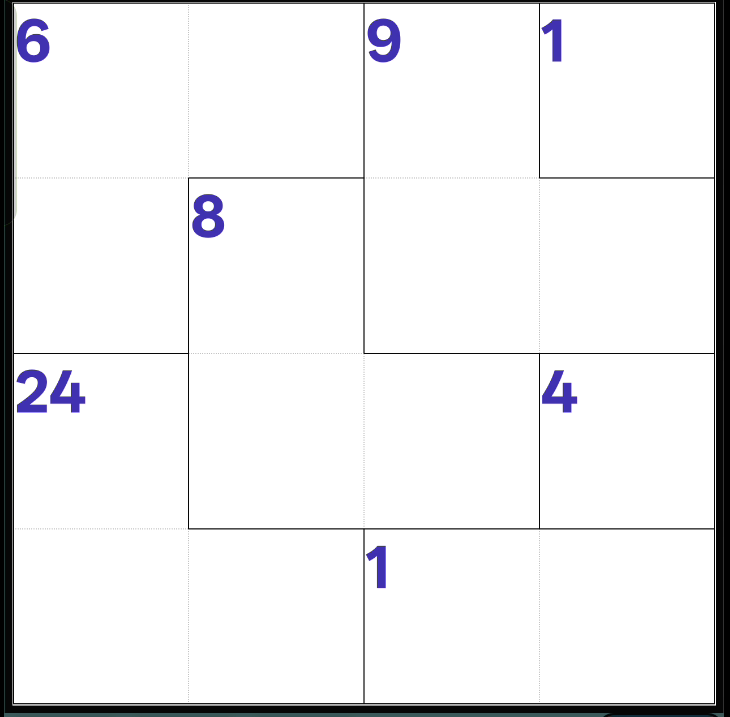
#> input picture tests/fixtures/Blog09.png, 730 x 717 px
$ python -i ocr_mathdoku.py   (imports and definitions only)
#> lines starting #> are read from the running program, lines starting #| are printed output that depends on the picture; after the words box and inside, x2 and y2 are one past the last pixel; in counts of white or black regions, pixels touching at a corner belong together
#> in ocr_mathdoku, img is the input picture: shape (717, 730, 3); mean B, G, R 238, 236.7, 236.7
"""
OCR tool for Mathdoku puzzles: screenshot -> YAML spec.

Usage:
    python ocr_mathdoku.py Blog09.png              -> Blog09.yaml
    python ocr_mathdoku.py Blog09.png --size 4     -> override grid size
    python ocr_mathdoku.py Blog09.png -o out.yaml  -> custom output
    python ocr_mathdoku.py Blog09.png --debug       -> save debug images

Requirements:
    pip install opencv-python numpy pytesseract pyyaml
    Tesseract-OCR engine:
      Windows: https://github.com/UB-Mannheim/tesseract/wiki
      macOS:   brew install tesseract
      Linux:   apt install tesseract-ocr
"""
from __future__ import annotations

import argparse
import os
import re
import shutil
import sys
from pathlib import Path

import cv2
import numpy as np
import yaml

try:
    import pytesseract
except ImportError:
    pytesseract = None

# Auto-detect Tesseract on Windows when not in PATH
# [12 lines not run here, left out]

_DEBUG = False


# ── YAML formatting ────────────────────────────────────────────────────────

class _FlowList(list):
    """List that serializes in YAML flow style: [A1, B1, C1]."""


def _flow_representer(dumper: yaml.Dumper, data: _FlowList):
    return dumper.represent_sequence("tag:yaml.org,2002:seq", data, flow_style=True)


# [1 line not run here, left out]


# ── helpers ─────────────────────────────────────────────────────────────────

def _cell_a1(r: int, c: int) -> str:
    return f"{chr(ord('A') + c)}{r + 1}"


def _dbg(msg: str) -> None:
    if _DEBUG:
        print(f"  [debug] {msg}")


def _dbg_save(name: str, img: np.ndarray) -> None:
    if _DEBUG:
        cv2.imwrite(name, img)


# ── grid detection ──────────────────────────────────────────────────────────

def _find_grid_bbox(gray: np.ndarray) -> tuple[int, int, int, int]:
    """Detect the puzzle grid bounding rectangle. Returns (x, y, w, h)."""
    h, w = gray.shape

    def _find_via_lines() -> tuple[int, int, int, int] | None:
        _, binary = cv2.threshold(gray, 0, 255, cv2.THRESH_BINARY_INV + cv2.THRESH_OTSU)
        min_len = min(h, w) // 3
        h_lines = cv2.morphologyEx(
            binary, cv2.MORPH_OPEN,
            cv2.getStructuringElement(cv2.MORPH_RECT, (min_len, 1)),
        )
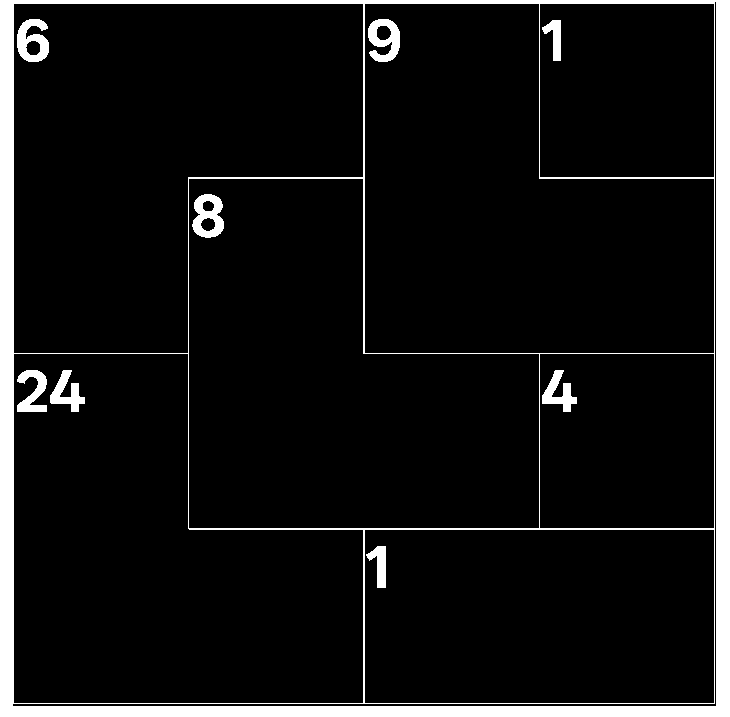
#> binary: shape (717, 730); 7.9% white; 9 white regions, largest, box (x1, y1, x2, y2) and area: (0, 0, 730, 717) 36018, (192, 194, 224, 238) 875, (17, 19, 49, 62) 854
        v_lines = cv2.morphologyEx(
            binary, cv2.MORPH_OPEN,
            cv2.getStructuringElement(cv2.MORPH_RECT, (1, min_len)),
        )
        combined = cv2.dilate(
            cv2.add(h_lines, v_lines), np.ones((5, 5), np.uint8), iterations=2,
        )
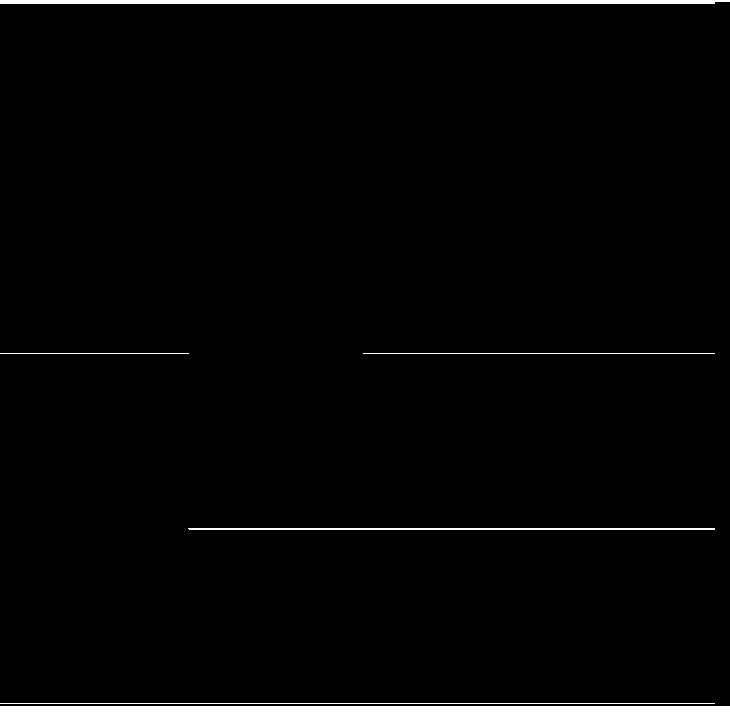
#> h_lines: shape (717, 730); 2.5% white; 6 white regions, box (x1, y1, x2, y2) and area: (0, 706, 730, 717) 8030, (0, 0, 730, 4) 2890, (188, 528, 715, 530) 1053, (0, 703, 715, 704) 715, (363, 353, 715, 354) 352, (0, 353, 189, 354) 189
        contours, _ = cv2.findContours(combined, cv2.RETR_EXTERNAL, cv2.CHAIN_APPROX_SIMPLE)
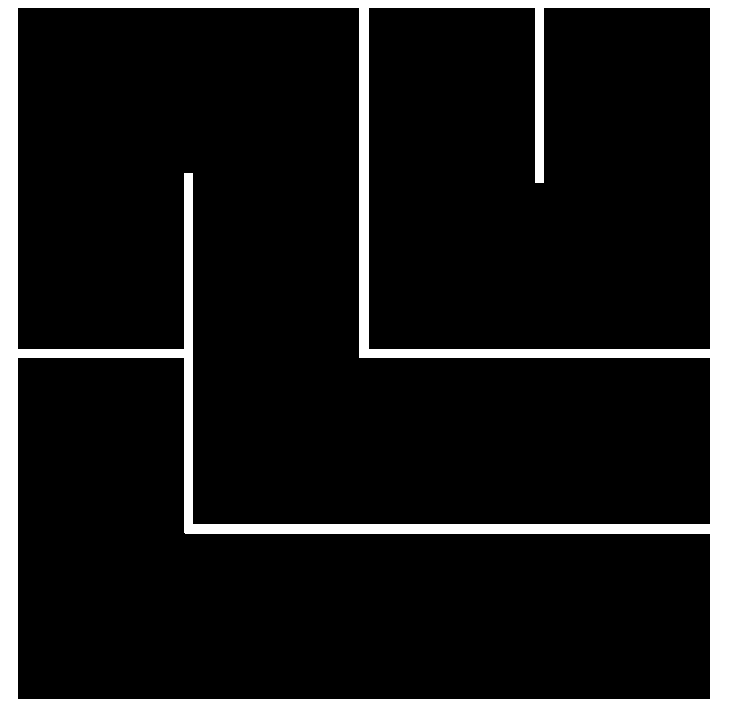
#> combined: shape (717, 730); 12.1% white; 1 white region, box (x1, y1, x2, y2) and area: (0, 0, 730, 717) 63294
        best, best_area = None, 0
        for cnt in contours:
            area = cv2.contourArea(cnt)
            if area < h * w * 0.05:
                continue
            bx, by, bw, bh = cv2.boundingRect(cnt)
            aspect = min(bw, bh) / max(bw, bh)
            if aspect < 0.70 or area <= best_area:
                continue
            best_area = area
            best = (bx, by, bw, bh)
        return best

    # [18 lines left out: function _find_via_white_region, not called in this run]

    result = _find_via_lines()
#> (the rest of the program and of its run is left out)
